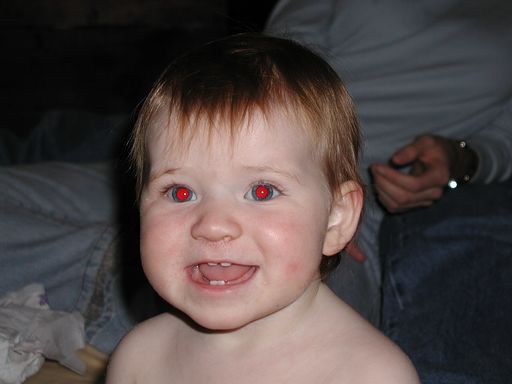
#> input picture baby.jpg, 512 x 384 px
$ python image.py baby.jpg
#> lines starting #> are read from the running program, lines starting #| are printed output that depends on the picture; after the words box and inside, x2 and y2 are one past the last pixel; in counts of white or black regions, pixels touching at a corner belong together
#> further down, image is the input picture: shape (384, 512, 3); mean B, G, R 69.5, 70.7, 81
### detection.py
import cv2


def detect_faces(image, underline):
#> called with underline = True
    face_cascade = cv2.CascadeClassifier('haarcascade_frontalface_default.xml')
    if not underline:
        img = image.copy()
    else:
        img = image
    # Our operations on the frame come here
    gray = cv2.cvtColor(image, cv2.COLOR_BGR2GRAY)
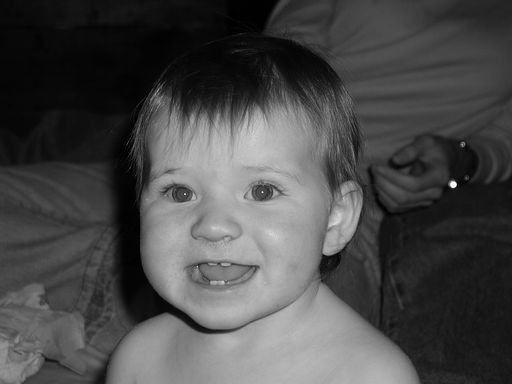
#> gray: shape (384, 512); min 0, max 252, mean 73.6
    # Detect faces in the image
    faces = face_cascade.detectMultiScale(gray,
                                          scaleFactor=1.1,
                                          minNeighbors=5)
#> faces = [[113, 112, 218, 218]]

    for (x, y, w, h) in faces:
        cv2.rectangle(img, (x, y), (x + w, y + h), (255, 0, 0), 2)
#> this loop made 1 pass
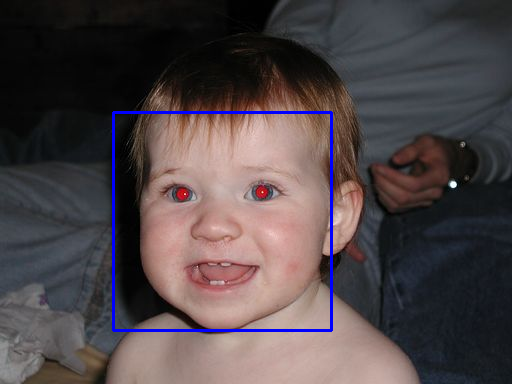
#> img: shape (384, 512, 3); 1.33% of pixels changed, all inside (x1, y1, x2, y2) = (112, 111, 333, 332)
    return faces


def detect_eyes(image, underline):
    eye_cascade = cv2.CascadeClassifier('haarcascade_eye.xml')
    if not underline:
        img = image.copy()
    else:
        img = image
    # Our operations on the frame come here
    gray = cv2.cvtColor(image, cv2.COLOR_BGR2GRAY)

    # Detect eyes on face and show them
    eyes = eye_cascade.detectMultiScale(gray, scaleFactor=1.3, minNeighbors=5)

    for (ex, ey, ew, eh) in eyes:
        cv2.rectangle(img, (ex, ey), (ex + ew, ey + eh), (0, 255, 0), 2)
    return eyes


#Find eyes in faces
# [14 lines left out: function detect_eyes_face, not called in this run]

### correction.py
import cv2
import numpy as np
from detection import detect_eyes_face, detect_eyes, detect_faces


def correct_eyes(image, eyes):
    img = image
    if eyes is None:
        return None
    for x, y, w, h in eyes:
        # Crop the eye region
        img_eye = image[y:y + h, x:x + w]

        # split the images into 3 channels
        b, g, r = cv2.split(img_eye)

        # Add blue and green channels
        bg = cv2.add(b, g)

        # threshold the mask based on red color and combination ogf blue and gree color
        mask = ((r > (bg - 20)) & (r > 50)).astype(np.uint8) * 255
        contours, _ = cv2.findContours(mask.copy(), cv2.RETR_EXTERNAL,
                                       cv2.CHAIN_APPROX_NONE)  # It return contours and Hierarchy

        # find contour with max Area
        max_area = 0
        max_cont = None
        for cont in contours:
            area = cv2.contourArea(cont)
            if area > max_area:
                max_area = area
                max_cont = cont
        mask = mask * 0  # Reset the mask image to complete black image
        # draw the biggest contour on mask
        cv2.drawContours(mask, [max_cont], 0, 255, -1)
        # Close the holes to make a smooth region
        mask = cv2.morphologyEx(mask, cv2.MORPH_CLOSE, cv2.getStructuringElement(cv2.MORPH_DILATE, (5, 5)))
        mask = cv2.dilate(mask, (3, 3), iterations=3)

        # --The information of only red color is lost ,
        # So we fill the mean of blue and green color in all three channels(BGR) to maintain the texture
        mean = bg / 2

        # Fill this black mean value to masked image
        mean = cv2.bitwise_and(mean.astype(np.uint8), mask)  # mask the mean image
        mean = cv2.cvtColor(mean, cv2.COLOR_GRAY2BGR)  # convert mean to 3 channel
        mask = cv2.cvtColor(mask, cv2.COLOR_GRAY2BGR)  # convert mask to 3 channel
        eye = cv2.bitwise_and(~mask, img_eye) + mean  # Copy the mean color to masked region to color image
        img[y:y + h, x:x + w] = eye


#Find eyes in faces area and correct them
def correct_eyes_face(image, underline):
    img0 = image.copy()
    img = image
    #Faces
    faces = detect_faces(img, underline)
#> faces = [[113, 112, 218, 218]]
    for (x, y, w, h) in faces:
        face_area = img[y:y + h, x:x + w]
        face_area0 = img0[y:y + h, x:x + w]
        #Eyes in the face
        eyes = detect_eyes(face_area0, underline)
        correct_eyes(face_area, eyes)
#> this loop made 1 pass
#> (x, y, w, h, eyes) on pass 1: (113, 112, 218, 218, [[126, 54, 49, 49], [41, 59, 42, 42]])
#> pass 1, in detect_eyes, `gray = cv2.cvtColor(image, cv2.COLOR_BGR2GRAY)`:
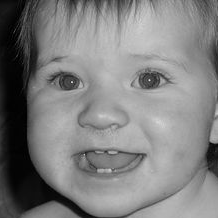
#> gray: shape (218, 218); min 0, max 226, mean 126.8
#> after the loop:
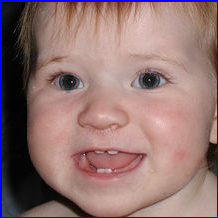
#> face_area: shape (218, 218, 3); mean B, G, R 116.2, 116.3, 146
#> after the loop:
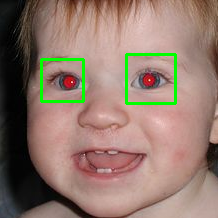
#> face_area0: shape (218, 218, 3); mean B, G, R 107.9, 120.8, 145.1
    #Underline borders
    if underline:
        for (x, y, w, h) in faces:
            face_area = img[y:y + h, x:x + w]
            cv2.rectangle(img, (x, y), (x + w, y + h), (255, 0, 0), 2)
            for (ex, ey, ew, eh) in eyes:
                cv2.rectangle(face_area, (ex, ey), (ex + ew, ey + eh), (0, 255, 0), 2)
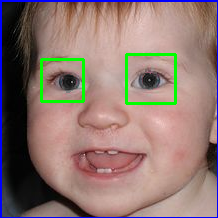
#> face_area: shape (218, 218, 3); mean B, G, R 113, 118.7, 141.8
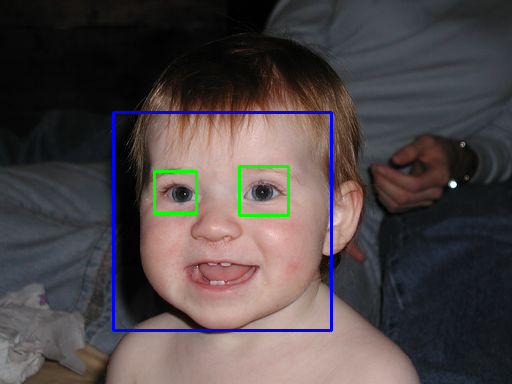
#> img: shape (384, 512, 3); 0.75% of pixels changed, all inside (x1, y1, x2, y2) = (153, 165, 290, 217)

### image.py
import cv2
import sys
from correction import correct_eyes_face


#Images paths as arguments
argv = sys.argv

args = len(argv)-1
for arg in range(args):
    path = argv[arg+1]
    image = cv2.imread(path, cv2.IMREAD_COLOR)

    correct_eyes_face(image, True)

    cv2.imshow(path, image)

#Press any key to close windows
cv2.waitKey(0)

$ run again, on glass.jpg
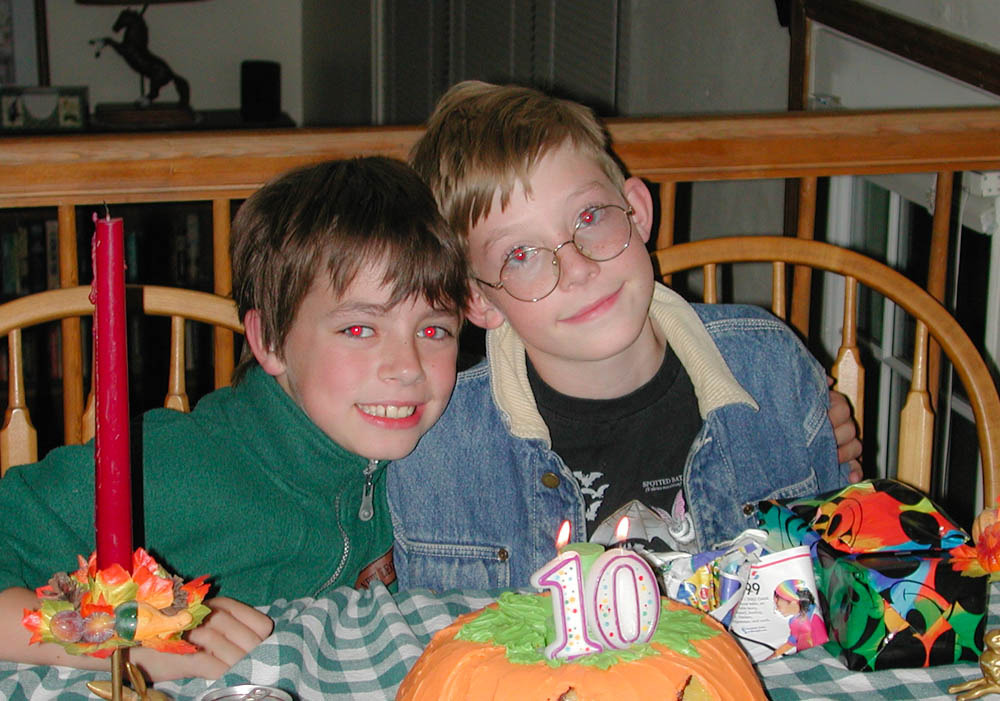
#> input picture glass.jpg, 1000 x 701 px
#> image is the input picture: shape (701, 1000, 3); mean B, G, R 75.2, 89.2, 100.9
#> in detect_faces, `faces = face_cascade.detectMultiScale(gray, scaleFactor=1.1, minNeighb..`: faces = [[715, 549, 123, 123], [296, 266, 196, 196]]
#> the loop in detect_faces, `for (x, y, w, h) in faces:` made 2 passes
#> the loop in correct_eyes_face, `for (x, y, w, h) in faces:` made 2 passes
#> after the loop in correct_eyes_face, `for (x, y, w, h) in faces:`:
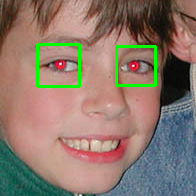
#> face_area0: shape (196, 196, 3); mean B, G, R 107.4, 119.7, 139.6
#> the loop in correct_eyes_face, `for (x, y, w, h) in faces:` made 2 passes
#> after the loop in correct_eyes_face, `for (x, y, w, h) in faces:`:
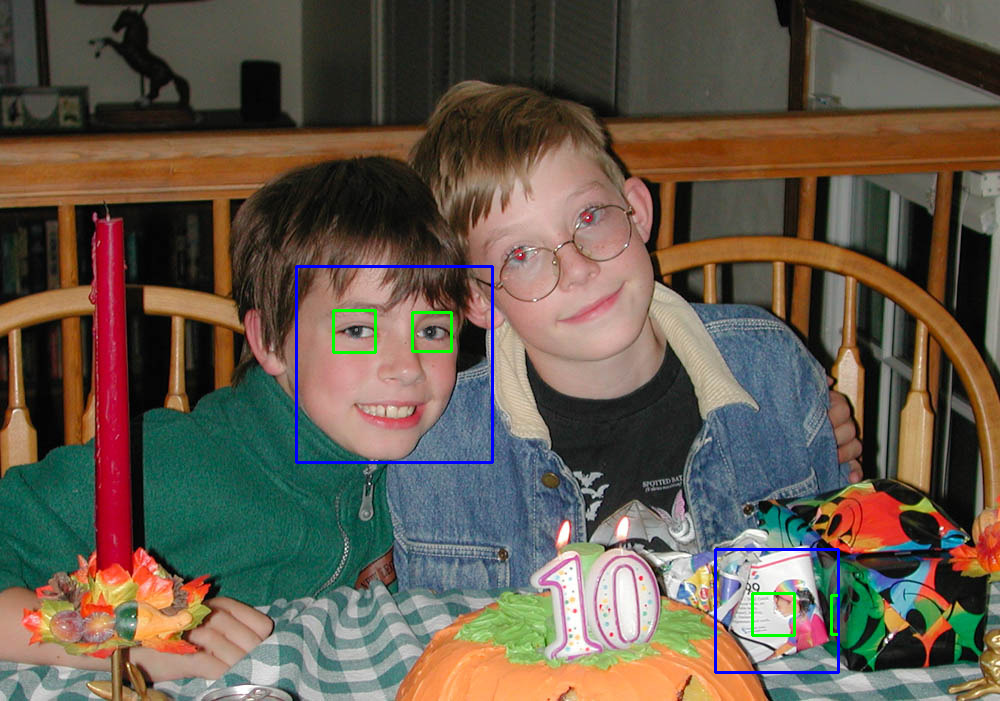
#> img: shape (701, 1000, 3); mean B, G, R 75.7, 88.9, 99.9

$ run again, on party.jpg
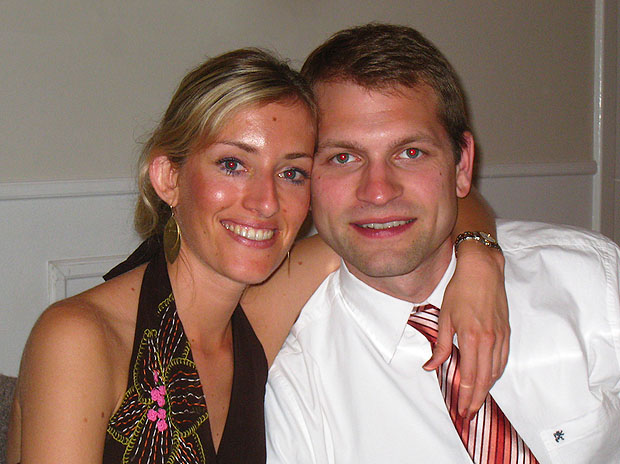
#> input picture party.jpg, 620 x 464 px
#> image is the input picture: shape (464, 620, 3); mean B, G, R 112.2, 123.8, 150
#> in detect_faces, `faces = face_cascade.detectMultiScale(gray, scaleFactor=1.1, minNeighb..`: faces = [[293, 90, 173, 173], [179, 105, 164, 164]]
#> the loop in detect_faces, `for (x, y, w, h) in faces:` made 2 passes
#> the loop in correct_eyes_face, `for (x, y, w, h) in faces:` made 2 passes
#> (x, y, w, h) on passes 1 to 2: (293, 90, 173, 173), (179, 105, 164, 164)
#> after the loop in correct_eyes_face, `for (x, y, w, h) in faces:`:
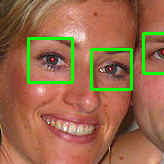
#> face_area0: shape (164, 164, 3); mean B, G, R 74.9, 106.1, 154
#> the loop in correct_eyes_face, `for (x, y, w, h) in faces:` made 2 passes
#> after the loop in correct_eyes_face, `for (x, y, w, h) in faces:`:
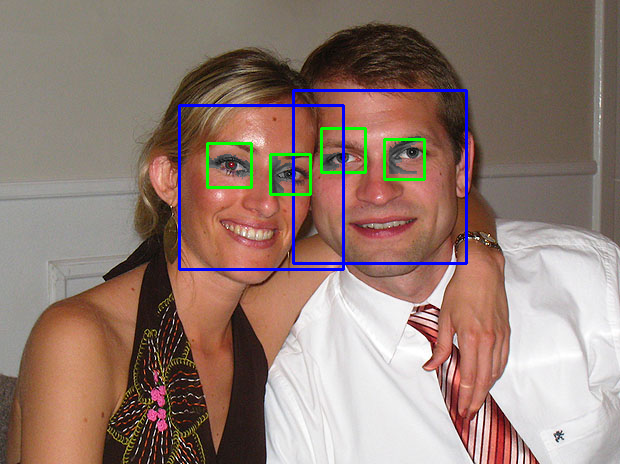
#> img: shape (464, 620, 3); mean B, G, R 114.2, 123.5, 146.4

$ run again, on teen.jpg
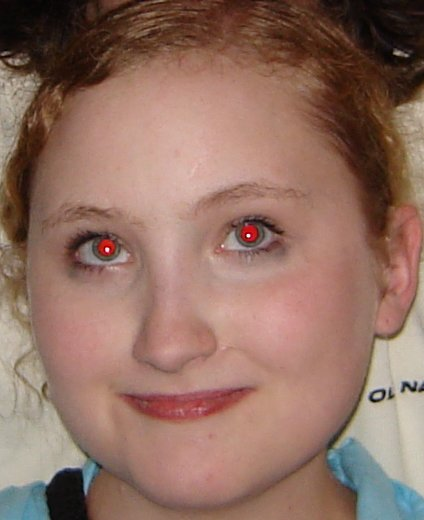
#> input picture teen.jpg, 424 x 520 px
#> image is the input picture: shape (520, 424, 3); mean B, G, R 98.7, 111.6, 145.1
#> in detect_faces, `faces = face_cascade.detectMultiScale(gray, scaleFactor=1.1, minNeighb..`: faces = [[9, 118, 354, 354]]
#> the loop in detect_faces, `for (x, y, w, h) in faces:` made 1 pass
#> the loop in correct_eyes_face, `for (x, y, w, h) in faces:` made 1 pass
#> (x, y, w, h) on pass 1: (9, 118, 354, 354)
#> the loop in correct_eyes_face, `for (x, y, w, h) in faces:` made 1 pass
#> after the loop in correct_eyes_face, `for (x, y, w, h) in faces:`:
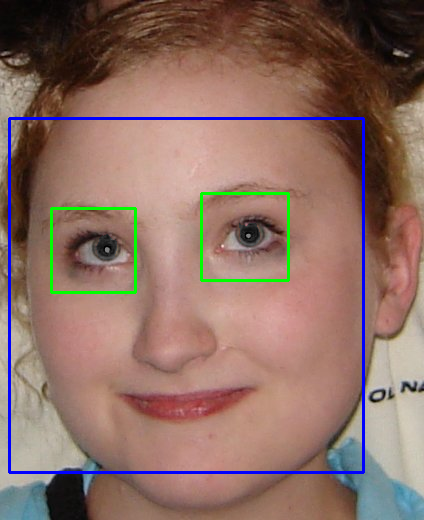
#> img: shape (520, 424, 3); mean B, G, R 100.5, 110.5, 140.5
